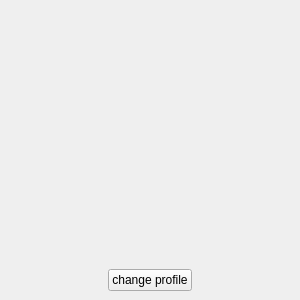
<?xml version="1.0" encoding="UTF-8"?>
<ui version="4.0">
 <class>ChatInfoBox</class>
 <widget class="QFrame" name="ChatInfoBox">
  <property name="geometry">
   <rect>
    <x>0</x>
    <y>0</y>
    <width>300</width>
    <height>300</height>
   </rect>
  </property>
  <property name="sizePolicy">
   <sizepolicy hsizetype="Minimum" vsizetype="Minimum">
    <horstretch>0</horstretch>
    <verstretch>0</verstretch>
   </sizepolicy>
  </property>
  <property name="minimumSize">
   <size>
    <width>300</width>
    <height>300</height>
   </size>
  </property>
  <property name="windowTitle">
   <string>Frame</string>
  </property>
  <layout class="QVBoxLayout" name="verticalLayout" stretch="99,1">
   <property name="spacing">
    <number>5</number>
   </property>
   <property name="leftMargin">
    <number>9</number>
   </property>
   <property name="topMargin">
    <number>9</number>
   </property>
   <property name="rightMargin">
    <number>9</number>
   </property>
   <property name="bottomMargin">
    <number>9</number>
   </property>
   <item>
    <widget class="QLabel" name="label">
     <property name="text">
      <string/>
     </property>
     <property name="alignment">
      <set>Qt::AlignCenter</set>
     </property>
    </widget>
   </item>
   <item>
    <layout class="QHBoxLayout" name="horizontalLayout">
     <item>
      <spacer name="horizontalSpacer_2">
       <property name="orientation">
        <enum>Qt::Horizontal</enum>
       </property>
       <property name="sizeHint" stdset="0">
        <size>
         <width>40</width>
         <height>20</height>
        </size>
       </property>
      </spacer>
     </item>
     <item>
      <widget class="QPushButton" name="pushButton">
       <property name="text">
        <string>change profile</string>
       </property>
      </widget>
     </item>
     <item>
      <spacer name="horizontalSpacer">
       <property name="orientation">
        <enum>Qt::Horizontal</enum>
       </property>
       <property name="sizeHint" stdset="0">
        <size>
         <width>40</width>
         <height>20</height>
        </size>
       </property>
      </spacer>
     </item>
    </layout>
   </item>
  </layout>
 </widget>
 <resources/>
 <connections/>
</ui>
